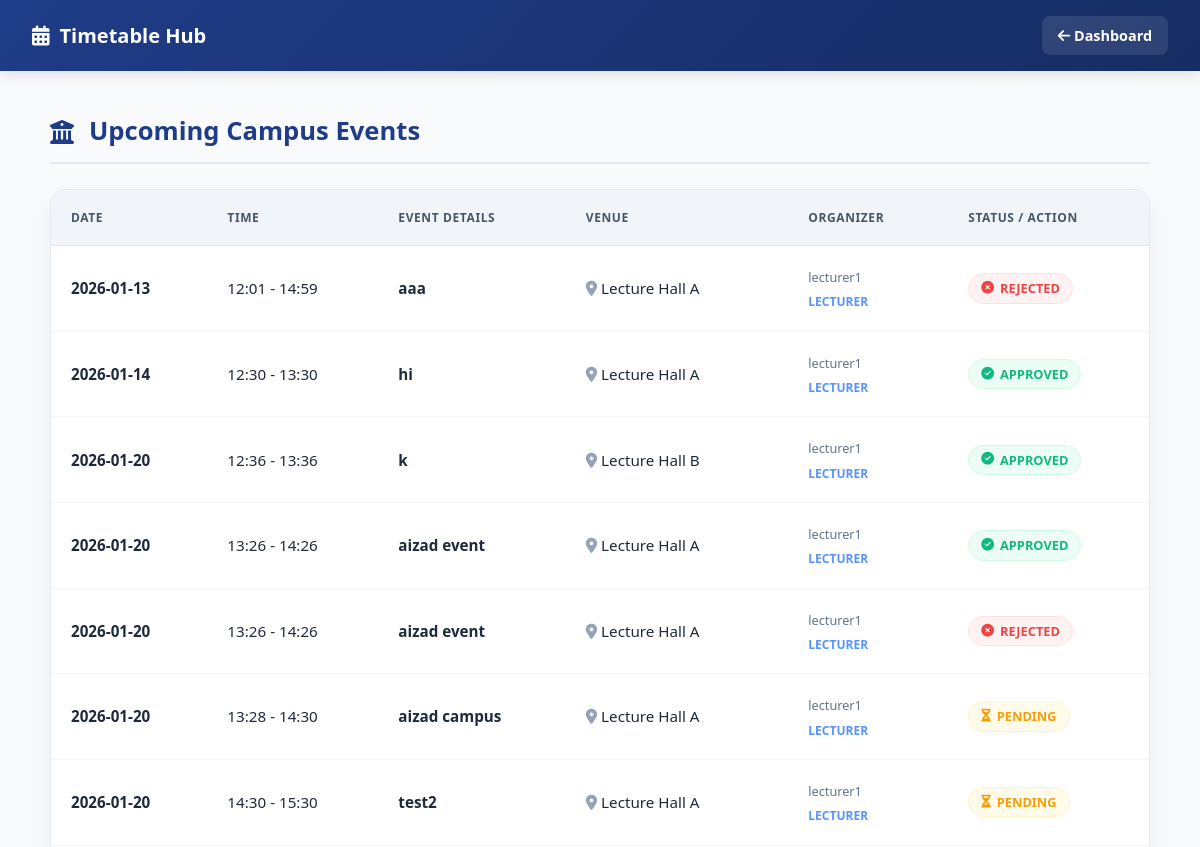
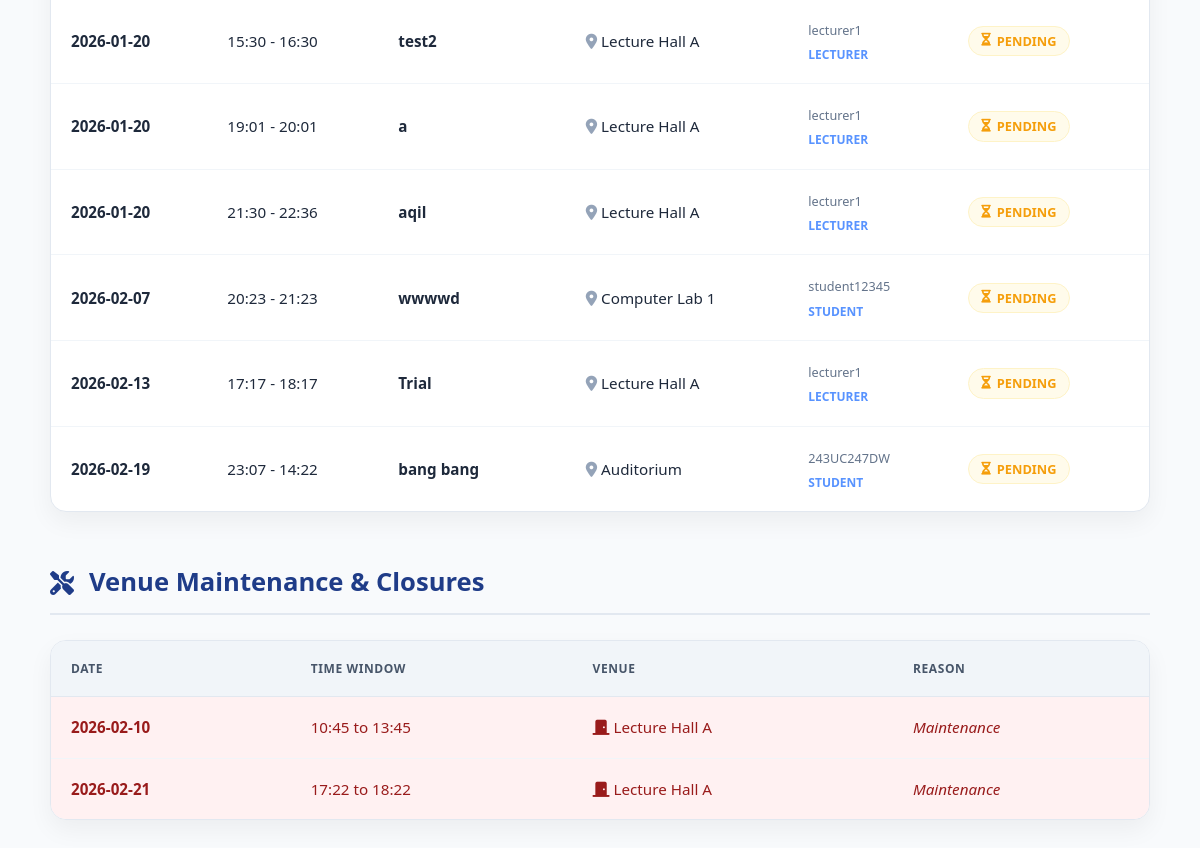
Page /timetable on the earlier database version (2 pictures, top to bottom).
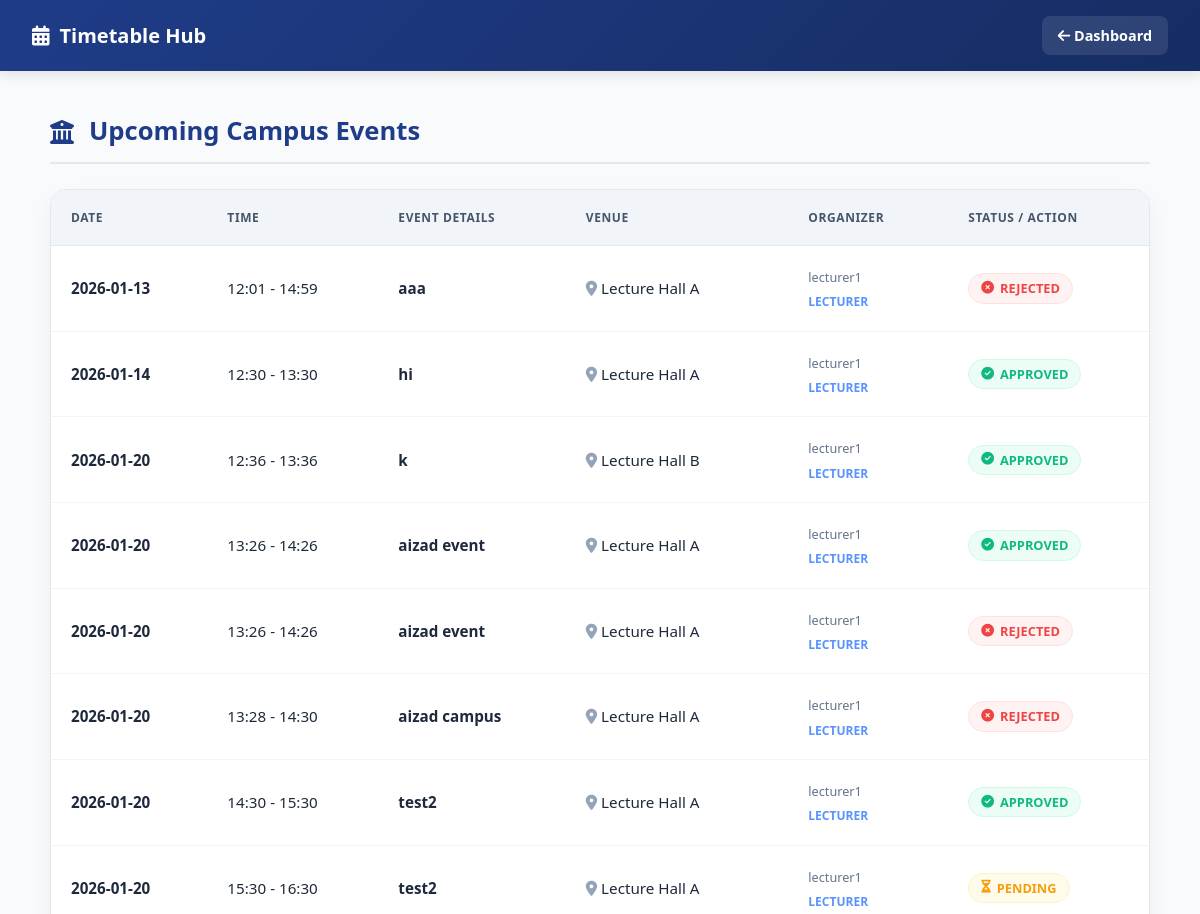
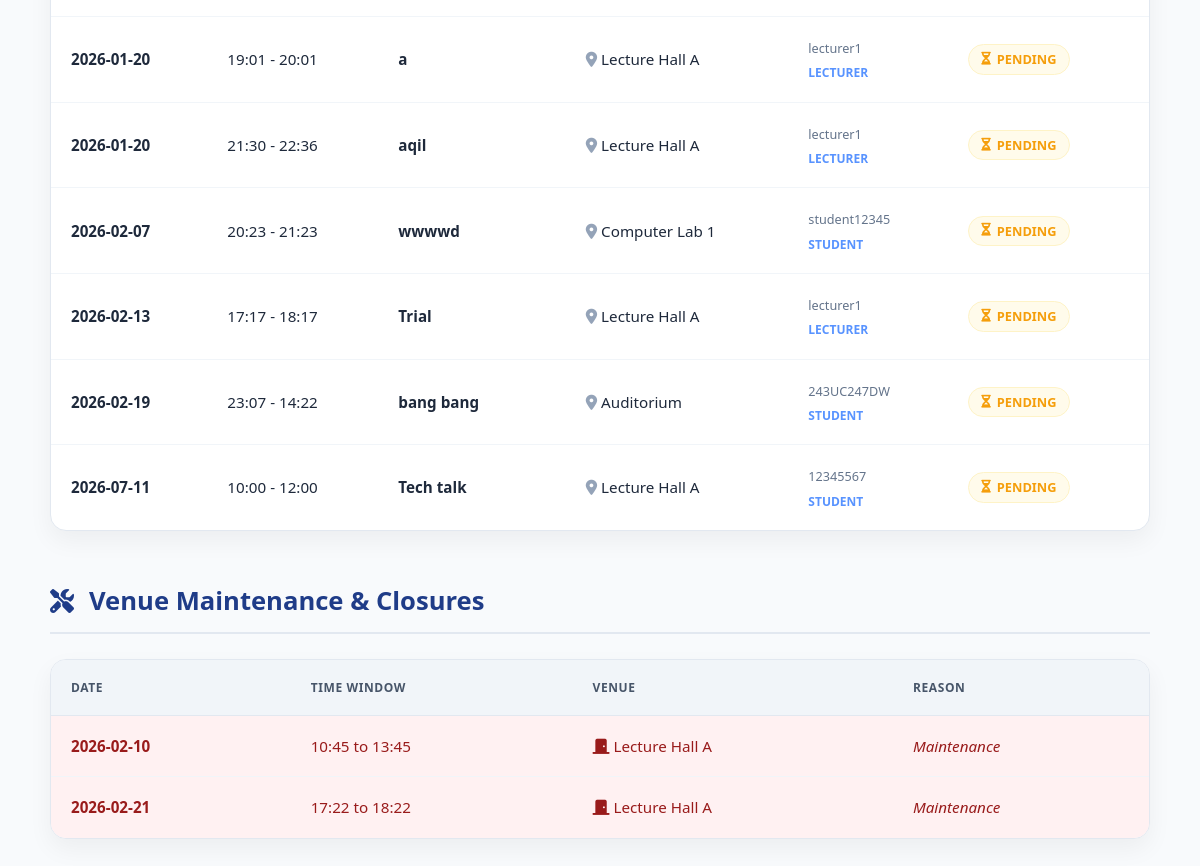
Same page on the later database version (2 pictures, top to bottom).
### tables this page shows
CREATE TABLE venue_bookings (
    id INTEGER PRIMARY KEY AUTOINCREMENT,
    title TEXT NOT NULL,
    date TEXT NOT NULL,
    start_time TEXT NOT NULL,
    end_time TEXT NOT NULL,
    location TEXT NOT NULL,
    booked_by TEXT NOT NULL,
    user_role TEXT NOT NULL
, status TEXT DEFAULT 'pending');

CREATE TABLE venue_unavailability (
    id INTEGER PRIMARY KEY AUTOINCREMENT,
    location TEXT NOT NULL,
    date TEXT NOT NULL,
    start_time TEXT NOT NULL,
    end_time TEXT NOT NULL,
    reason TEXT NOT NULL
);

### app.py (the view)
@app.route('/timetable')
def timetable():
    events = query_db(
        ADMIN_DB,
        """
        SELECT
            id,
            title,
            date,
            start_time,
            end_time,
            location,
            booked_by,
            user_role,
            status
        FROM venue_bookings
        ORDER BY date, start_time
        """
    )
    unavailable = query_db(
        ADMIN_DB,
        """
        SELECT
            location,
            date,
            start_time,
            end_time,
            reason
        FROM venue_unavailability
        ORDER BY date, start_time
        """
    )
    return render_template(
        'timetable.html',
        events=events,
        unavailable=unavailable
    )

### app.py (called while the page is built)
def query_db(db, query, args=(), one=False):
    conn = sqlite3.connect(db)
    conn.row_factory = sqlite3.Row
    cur = conn.cursor()
    cur.execute(query, args)
    conn.commit()
    result = cur.fetchall()
    conn.close()
    return result[0] if one and result else result

### templates/timetable.html (shortened to what the changed rows need)
<!DOCTYPE html>
<html lang="en">
<head>
    <link rel="stylesheet" href="https://cdnjs.cloudflare.com/ajax/libs/font-awesome/6.4.0/css/all.min.css">
</head>
<body>
<div class="container">
    <div class="section-header">
        <h2>Upcoming Campus Events</h2>
    </div>
    <div class="table-card">
        <table>
            <thead>
                <tr>
                    <th>Date</th>
                    <th>Time</th>
                    <th>Event Details</th>
                    <th>Venue</th>
                    <th>Organizer</th>
                    <th>Status / Action</th>
                </tr>
            </thead>
            <tbody>
                {% for event in events %}
                <tr>
                    <td><strong>{{ event[2] }}</strong></td>
                    <td>{{ event[3] }} - {{ event[4] }}</td>
                    <td><strong>{{ event[1] }}</strong></td>
                    <td><i class="fas fa-map-marker-alt" style="color:#94a3b8"></i> {{ event[5] }}</td>
                    <td>
                        <small style="color: #64748b;">{{ event[6] }}</small><br>
                        <span style="font-size: 0.75rem; font-weight: 600; color: var(--secondary)">{{ event[7] | upper }}</span>
                    </td>
                    <td>
                        {% if session.get('role') == 'admin' and event[8] == 'pending' %}
                            <div class="admin-actions">
                                <a href="{{ url_for('approve_reject_booking', booking_id=event[0], action='approve') }}" class="action-btn approve-btn">Approve</a>
                                <a href="{{ url_for('approve_reject_booking', booking_id=event[0], action='reject') }}" class="action-btn reject-btn">Reject</a>
                            </div>
                        {% else %}
                            {% if event[8] == 'pending' %}
                                <span class="status-badge badge-pending"><i class="fas fa-hourglass-half"></i> Pending</span>
                            {% elif event[8] == 'approved' %}
                                <span class="status-badge badge-approved"><i class="fas fa-check-circle"></i> Approved</span>
                            {% elif event[8] == 'rejected' %}
                                <span class="status-badge badge-rejected"><i class="fas fa-times-circle"></i> Rejected</span>
                            {% else %}
                                {{ event[8] }}
                            {% endif %}
                        {% endif %}
                    </td>
                </tr>
                {% else %}
                <tr>
                    <td colspan="6" style="text-align: center; color: #94a3b8; padding: 40px;">No events scheduled yet.</td>
                </tr>
                {% endfor %}
            </tbody>
        </table>
    </div>
    <div class="section-header">
        <h2>Venue Maintenance & Closures</h2>
    </div>
    <div class="table-card">
        <table>
            <thead>
                <tr>
                    <th>Date</th>
                    <th>Time Window</th>
                    <th>Venue</th>
                    <th>Reason</th>
                </tr>
            </thead>
            <tbody>
                {% for u in unavailable %}
                <tr class="row-unavailable">
                    <td><strong>{{ u[1] }}</strong></td>
                    <td>{{ u[2] }} to {{ u[3] }}</td>
                    <td><i class="fas fa-door-closed"></i> {{ u[0] }}</td>
                    <td class="reason-tag">{{ u[4] or 'Restricted Access' }}</td>
                </tr>
                {% else %}
                <tr>
                    <td colspan="5" style="text-align: center; color: #94a3b8; padding: 40px;">All venues are currently available.</td>
                </tr>
                {% endfor %}
            </tbody>
        </table>
    </div>
</div>
</body>
</html>

Differences in the rows shown:
changed venue_bookings "aizad campus": status "PENDING" → "REJECTED"
changed venue_bookings (number 7 of 14 on the later page): status "PENDING" → "APPROVED"
added venue_bookings: date "2026-07-11", start_time "10:00", end_time "12:00", title "Tech talk", location "Lecture Hall A", booked_by "12345567", user_role "STUDENT", status "pending" (drawn)
